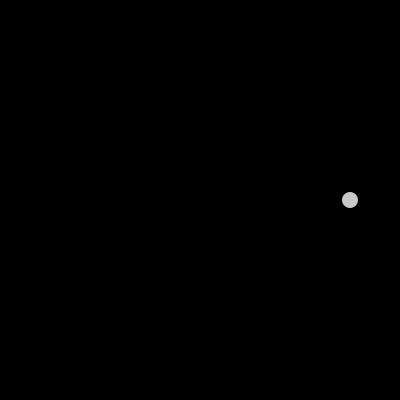
Frame 1 (no input)
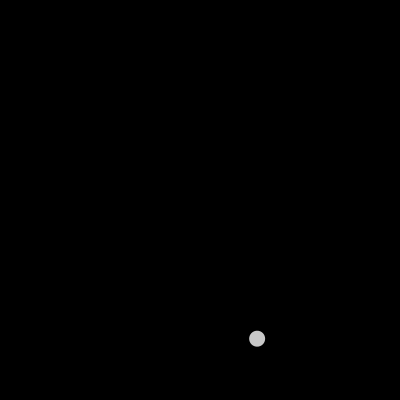
Frame 60 (the mouse pressed at the canvas centre just before this capture)
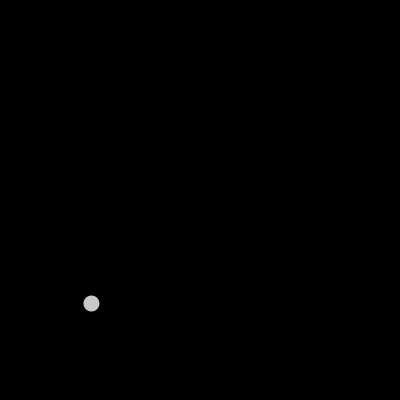
Frame 120 (the mouse held since frame 60 and released just before this capture)

The Processing sketch that drew these frames (run headless with seeded random() and noise(); from frame 60 on, the mouse is pressed at the canvas centre):

// Processing sketch: spiral_template
// ── spiral_template.pde
//  Title: Spiral Template
//  Description: A template for making an animated spiraling sketch 
//  Date Started: 2012 Feb 24
//  Last Modified: 2012 Mar 05
//  http://asymptoticdesign.wordpress.com/
//  This work is licensed under a Creative Commons 3.0 License.
//  (Attribution - NonCommerical - ShareAlike)
//  http://creativecommons.org/licenses/by-nc-sa/3.0/
//
//  In summary, you are free to copy, distribute, edit, and remix the work.
//  Under the conditions that you attribute the work to me, it is for
//  noncommercial purposes, and if you build upon this work or otherwise alter
//  it, you may only distribute the resulting work under this license.
//
//  Of course, the conditions may be waived with permission from the author.
//

//-----------------Globals
/* These are variables that you want to exist throughout the entire sketch.*/
float r = 150;
float theta = 0;
float theta_vel = 0.02;

//-----------------Setup
/*The code in setup() will only be run once in your sketch.  Use this space to set things up like
 the sketch size, background color, framerate, etc. etc.*/
void setup() {
  //setup the sketch parameters
  size(400, 400);
  frameRate(30);
  smooth();
}

//-----------------Main Loop
void draw() {
  //create a black background
  background(0);
  //convert the radius and angle of the circular path to x,y coordinates
  float x = r * cos(theta) + width/2;
  float y = r * sin(theta) + height/2;
  //setup the parameters for drawign the ellipse
  noStroke();
  fill(200);
  //draw the ellipse
  ellipse(x, y, 16, 16);
  //update the position for the next frame
  theta += theta_vel;
}
